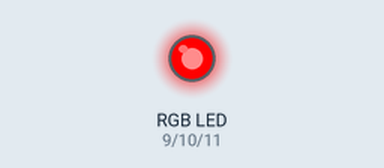
Recording of a sketch running on a simulated Arduino Uno, built with avr-gcc and run on an emulated ATmega328P. Parts: an RGB LED mixed from three pins (HIGH = lit).

Above: at 0.05 s.
At 0.35 s:
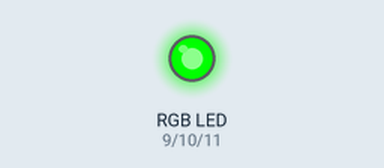
At 0.5 s:
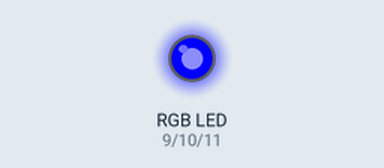
At 0.6 s:
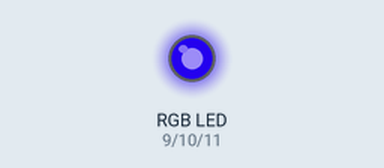
At 0.7 s:
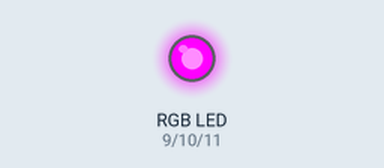
Timing chart, 0 to 3.0 s (numbered marks = the images above):
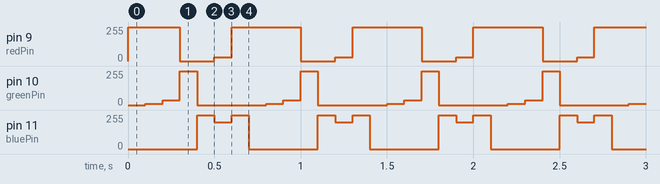

Measured:
- by itself, pin 9 (redPin): repeats every 0.70 s: 0/255 0.20 s, 30/255 0.10 s, 255/255 0.40 s
- by itself, pin 10 (greenPin): repeats every 0.70 s: 35/255 0.10 s, 255/255 0.10 s, 0/255 0.40 s, 8/255 0.10 s
- by itself, pin 11 (bluePin): repeats every 0.70 s: 200/255 0.10 s, 255/255 0.10 s, 0/255 0.40 s, 255/255 0.10 s

The sketch:

RGB_LED_RAINBOW.ino
```cpp
int redPin = 9;
int greenPin = 10;
int bluePin = 11;

void setup() {
  // put your setup code here, to run once:
  pinMode(redPin, OUTPUT);
  pinMode(greenPin, OUTPUT);
  pinMode(bluePin, OUTPUT);
}

void loop() {
  // put your main code here, to run repeatedly:
  digitalWrite(redPin,HIGH);
  digitalWrite(bluePin,LOW);
  digitalWrite(greenPin,LOW);
  delay(100);
  setColor(255, 8, 0);//dim green LED to create Orange
  delay(100);
  setColor(255, 35, 0);
  delay(100);
  digitalWrite(redPin,LOW);
  digitalWrite(bluePin,LOW);
  digitalWrite(greenPin,HIGH);
  delay(100);
  digitalWrite(redPin,LOW);
  digitalWrite(bluePin,HIGH);
  digitalWrite(greenPin,LOW);
  delay(100);
  setColor(30, 0, 200);//indigo Color Code
  delay(100);
  digitalWrite(redPin,HIGH);//mix red and blue
  digitalWrite(bluePin,HIGH);
  digitalWrite(greenPin,LOW);
  delay(100);

}

void setColor(int red, int green, int blue) //RGB Color Code Function
{
  analogWrite(redPin, red);
  analogWrite(greenPin, green);
  analogWrite(bluePin, blue);
}
```
